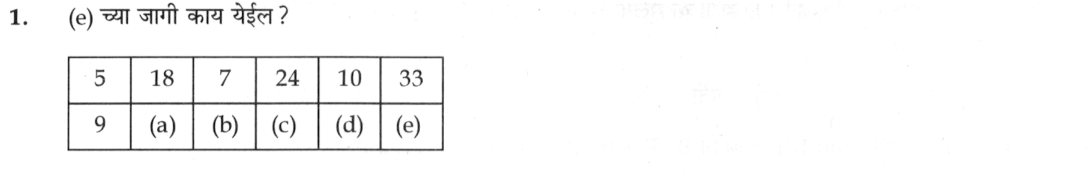
#> input picture content/pyq/img/grc2023m2/q1.png, 2178 x 349 px (shown at 1/2 size)
$ python -i build_gc.py   (imports and definitions only)
#> lines starting #> are read from the running program, lines starting #| are printed output that depends on the picture
"""गट-क मुख्य पेपर 2 (2018–2023) — स्वच्छ प्रश्न + आयोगाची अंतिम उत्तरतालिका → public/pyq/<id>.json
usage: python3 content/pyq/build_gc.py <paper-id> [<paper-id> ...]
प्रश्न: content/pyq/<id>.py (Q = [(n, विषय, प्रश्न, [४ पर्याय], img?)])
उत्तरे: content/pyq/gc_keys.json (संच A–D; '#' = रद्द) • आकृत्या: content/pyq/img/<id>/q<n>.png
"""
import json, sys, os, importlib.util, shutil
from PIL import Image, ImageOps

ROOT = os.path.dirname(os.path.abspath(__file__))
PUB = os.path.join(ROOT, '..', '..', 'public', 'pyq')
# [1 line not run here, left out]

PAPERS = {
  'grc2023m2': dict(key='667', set='A', title='गट-क मुख्य परीक्षा 2023 — पेपर 2 (सामान्य अध्ययन व बुद्धिमत्ता चाचणी)', short='गट-क मुख्य 2023 (पेपर 2)', date='2023-12-17', post=None),
}
SETCOL = {'A': 0, 'B': 1, 'C': 2, 'D': 3}

def load_q(pid):
    spec = importlib.util.spec_from_file_location(pid, os.path.join(ROOT, pid + '.py'))
    m = importlib.util.module_from_spec(spec); spec.loader.exec_module(m)
    return m.Q

def fit_img(src, dst):
#> called with src = 'img/grc2023m2/q1.png', dst = 'out.png'
    im = Image.open(src).convert('L')
    im = ImageOps.crop(im, 0)
    # पांढरी किनार कापा
    bbox = ImageOps.invert(im).point(lambda v: 255 if v > 40 else 0).getbbox()
#> bbox = (20, 4, 1435, 307)
    if bbox: im = im.crop((max(0, bbox[0] - 12), max(0, bbox[1] - 12), min(im.width, bbox[2] + 12), min(im.height, bbox[3] + 12)))
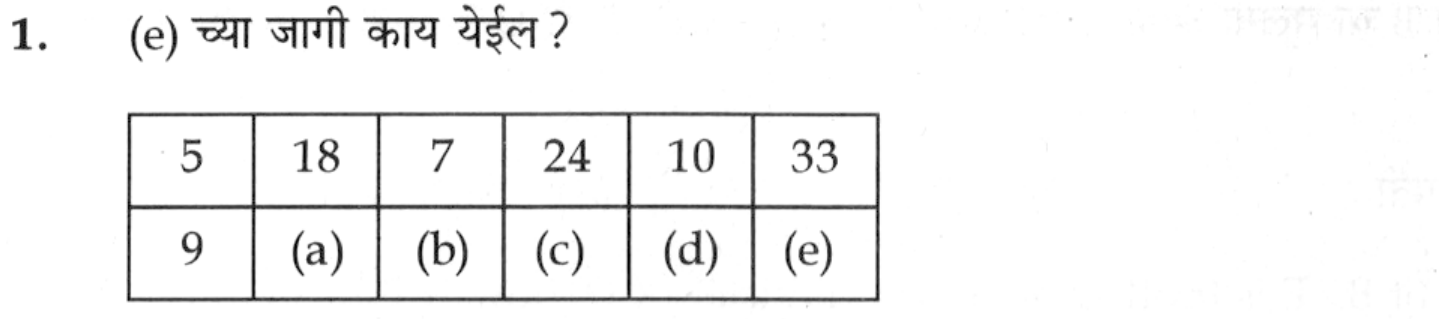
#> im: PIL image 1439x319 L; min 0, max 255, mean 244.4
    if im.width > 1000: im = im.resize((1000, round(im.height * 1000 / im.width)), Image.LANCZOS)
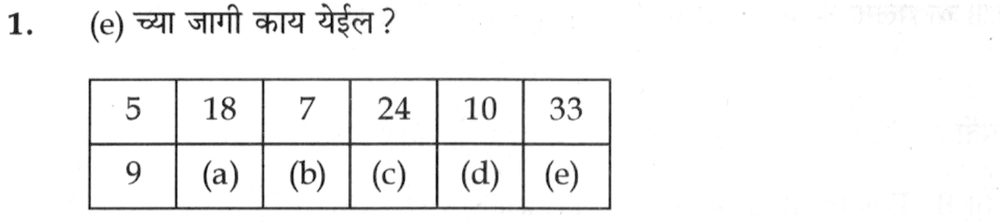
#> im: PIL image 1000x222 L; min 0, max 255, mean 244.4
    im = im.quantize(16)
#> im: PIL image 1000x222 P
    im.save(dst, optimize=True)

def build(pid):
    meta = PAPERS[pid]; Q = load_q(pid); key = KEYS[meta['key']]; col = SETCOL[meta['set']]
    out, cancelled = [], []
    for row in Q:
        n, s, q, o = row[:4]; img = row[4] if len(row) > 4 else None
        a = key[str(n)][col]
        assert len(o) == 4 and all(x.strip() for x in o), (pid, n, 'options')
        if a == '#': cancelled.append(n); continue
        item = {'n': n, 's': s, 'q': q, 'o': o, 'a': int(a) - 1}
        if img:
            os.makedirs(PUB, exist_ok=True)
            name = f'{pid}-{img}.png'
            fit_img(os.path.join(ROOT, 'img', pid, img + '.png'), os.path.join(PUB, name))
            item['img'] = f'pyq/{name}'
        out.append(item)
    assert [r[0] for r in Q] == list(range(1, len(Q) + 1)), (pid, 'numbering')
    note = f"स्रोत: MPSC प्रश्नपत्रिका (संच {meta['set']}) व आयोगाची अंतिम उत्तरतालिका." + (f" आयोगाने रद्द केलेले प्रश्न {', '.join(map(str, cancelled))} वगळले." if cancelled else '')
    paper = {'id': pid, 'title': meta['title'], 'short': meta['short'], 'exams': ['mpscb', 'talathi', 'zp'],
             'date': meta['date'], 'mins': 60, 'neg': 0.25, 'note': note, 'q': out}
    json.dump(paper, open(os.path.join(PUB, pid + '.json'), 'w', encoding='utf-8'), ensure_ascii=False, separators=(',', ':'))
    # index
    ip = os.path.join(PUB, 'index.json'); idx = json.load(open(ip, encoding='utf-8'))
    entry = {k: paper[k] for k in ('id', 'title', 'short', 'exams', 'date', 'mins', 'neg', 'note')}
    entry['count'] = len(out); entry['file'] = f'pyq/{pid}.json'
    idx = [x for x in idx if x['id'] != pid] + [entry]
    idx.sort(key=lambda x: x['date'], reverse=True)
    json.dump(idx, open(ip, 'w', encoding='utf-8'), ensure_ascii=False, indent=1)
    print(pid, 'questions', len(out), 'cancelled', cancelled, 'images', sum(1 for x in out if 'img' in x))

# [2 lines not run here, left out]

>>> result = fit_img('img/grc2023m2/q1.png', 'out.png')
